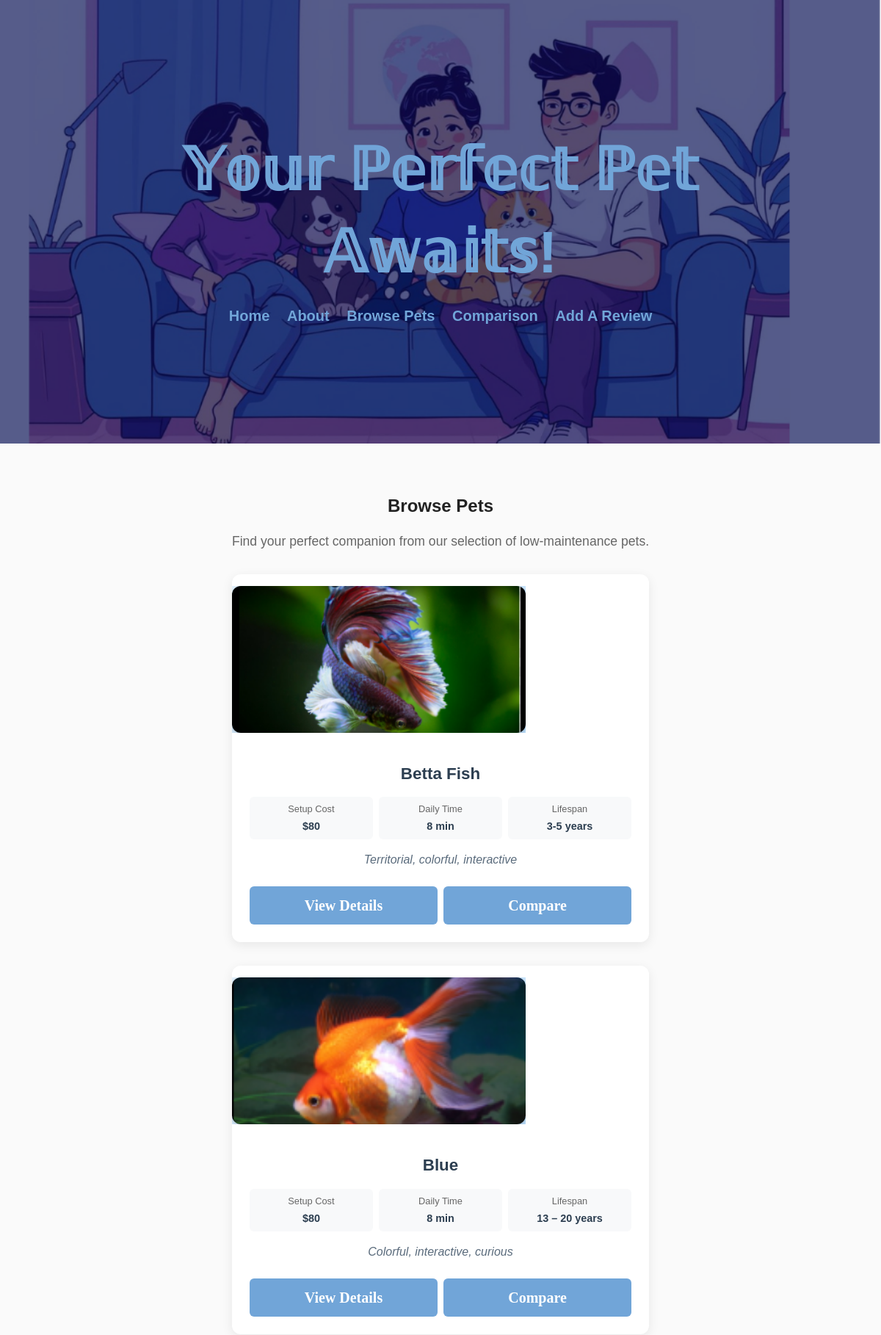
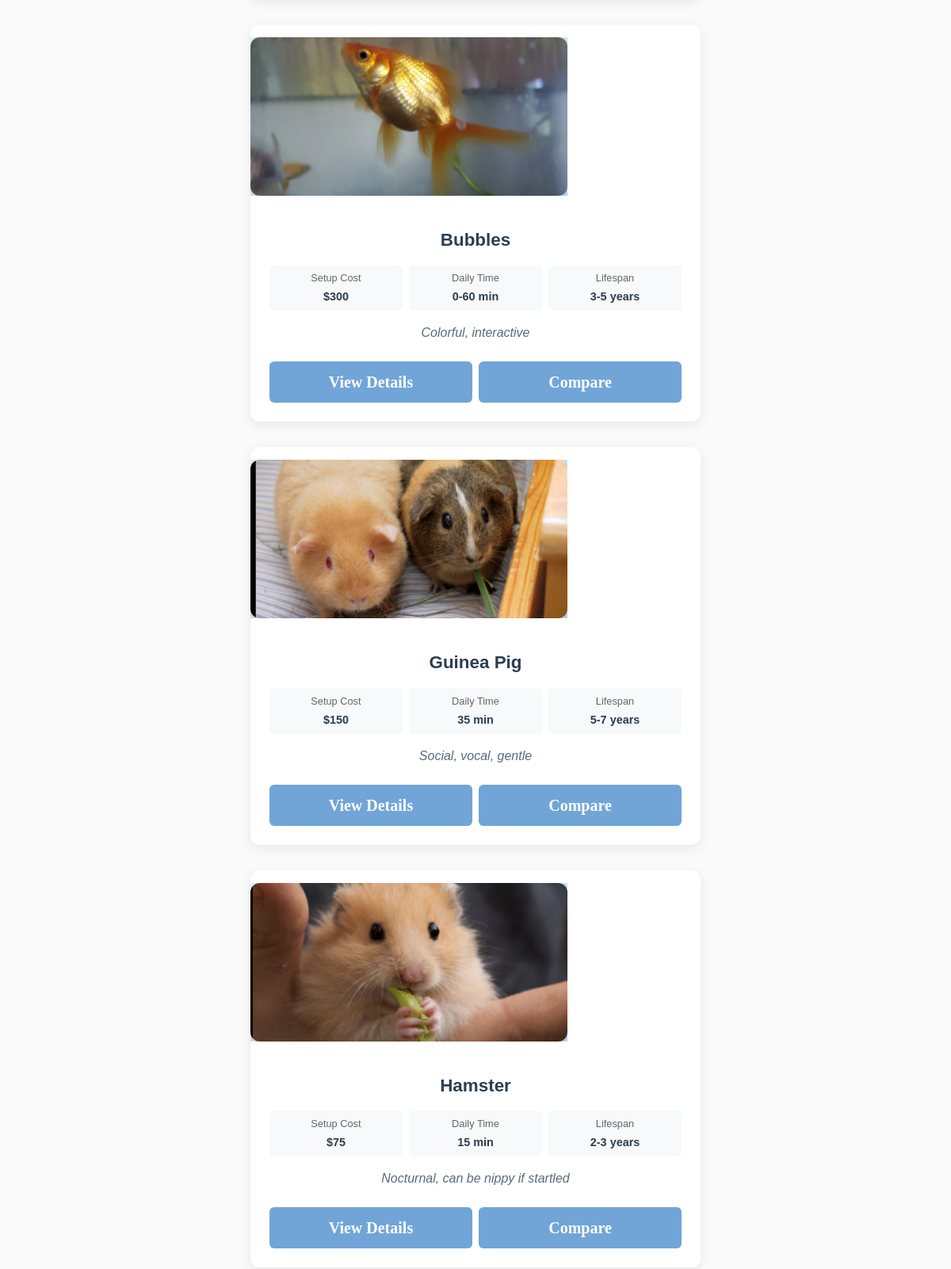
Screenshot of /browse (upper part) with the database file from the repository (2 pictures, top to bottom).
### tables this page shows
CREATE TABLE Pets (id INTEGER PRIMARY KEY AUTOINCREMENT, name TEXT NOT NULL, species_id INTEGER NOT NULL REFERENCES Species (id), lifespan TEXT (20), difficulty INTEGER, cost_setup INTEGER, daily_time_min INTEGER, space_required TEXT, temperament TEXT (20), notes TEXT (20));

### routes.py (the view, shortened to what this page needs)
@app.route('/browse')
def browse():
    search_query = request.args.get('search', '')
    difficulty_filter = request.args.get('difficulty', '')
    sort_by = request.args.get('sort', 'name')
    sql = '''SELECT id,
name,
species_id,
lifespan,
difficulty,
cost_setup,
daily_time_min,
space_required,
temperament,
notes
FROM Pets
WHERE 1=1'''
    params = []
    if difficulty_filter:
        sql += ''' AND difficulty = ?'''
        params.append(int(difficulty_filter))
    if sort_by == 'name':
        sql += ''' ORDER BY name ASC'''
    elif sort_by == 'difficulty':
        sql += ''' ORDER BY difficulty ASC, name ASC'''
    elif sort_by == 'cost_setup':
        sql += ''' ORDER BY cost_setup ASC, name ASC'''
    elif sort_by == 'daily_time_min':
        sql += ''' ORDER BY daily_time_min ASC, name ASC'''
    conn = get_db()
    try:
        pets = conn.execute(sql, params).fetchall()
        pets = [dict(pet) for pet in pets]  # Convert to dictionaries
    except Exception as e:
        print("Error fetching pets:", e)
        pets = []
    finally:
        conn.close()
    return render_template('browse.html',
                           pets=pets,
                           search_query=search_query,
                           difficulty_filter=difficulty_filter,
                           sort_by=sort_by)

### templates/browse.html (shortened to what this page needs)
{% extends 'layout.html' %}
{% block content %}
<div class="browse-container">
  <h2>Browse Pets</h2>
  <p class="browse-intro">Find your perfect companion from our selection of low-maintenance pets.</p>
    <div class="pets-grid">
        {% for pet in pets %}
        <div class="pet-card">
            <div class="pet-image">
                <img src="/static/images/{{ pet.name }}.png" alt="{{ pet.name }}">
            </div>
            <div class="pet-info">
                <h3>{{ pet.name }}</h3>
                <div class="pet-stats">
                    <div class="stat">
                        <span class="stat-label">Setup Cost</span>
                        <span class="stat-value">${{ pet.cost_setup }}</span>
                    </div>
                    <div class="stat">
                        <span class="stat-label">Daily Time</span>
                        <span class="stat-value">{{ pet.daily_time_min }} min</span>
                    </div>
                    <div class="stat">
                        <span class="stat-label">Lifespan</span>
                        <span class="stat-value">{{ pet.lifespan }}</span>
                    </div>
                </div>
                <p class="pet-temperament">{{ pet.temperament }}</p>
                <div class="pet-actions">
                    <a href="/pet/{{ pet.id|lower}}" class="btn-primary">View Details</a>
                    <a href="/compare?first={{ pet.id|lower}}" class="btn-secondary">Compare</a>
                </div>
            </div>
        </div>
        {% else %}
        <div class="no-results">
            <h3>No pets found</h3>
            <p>Try adjusting your search criteria or filters</p>
            <a href="/browse" class="btn-primary">View All Pets</a>
        </div>
        {% endfor %}
    </div>
</div>
{% endblock %}

### static/css/style.css (style rules this page uses)
:root { --muted: #666; --bg: #fafafa; }
.pets-grid { display: grid; grid-template-columns: repeat(auto-fit, minmax(280px, 1fr)); gap: 2rem; }
.pet-card { background: white; border-radius: 12px; overflow: hidden; box-shadow: 0 4px 15px rgba(0,0,0,0.08); transition: transform 0.3s ease; }
.pet-image { position: relative; height: 200px; overflow: hidden; }
.pet-image img { width: 100%; height: 100%; object-fit: cover; }
.pet-info { padding: 1.5rem; }
.pet-info h3 { margin: 0 0 0.5rem 0; color: #2c3e50; }
.pet-stats { color: #7f8c8d; margin: 0.5rem 0; font-size: 0.9rem; }
.pet-temperament { color: #5a6b7c; margin: 0.5rem 0; font-style: italic; }
* { box-sizing: border-box; }
body { font-family: Arial, Helvetica, sans-serif; margin: 0; background: var(--bg); color: #222; line-height: 1.4; }
.btn-primary, .btn-secondary { padding: 0.75rem 1.5rem; border-radius: 6px; text-decoration: none; font-weight: bold; display: inline-block; color: white; font-family: 'Merienda', cursive; font-size: 20px; background-color: #71a5d8; }
.btn-primary { color: white; border: 2px solid var(--accent); }
.btn-secondary { color: white; border: 2px solid var(--accent); }
.browse-container { max-width: 1200px; margin: 0 auto; padding: 2rem 1rem; }
.browse-intro { text-align: center; color: #666; margin-bottom: 2rem; font-size: 1.1rem; }
.pet-image { position: relative; height: 200px; background: linear-gradient(135deg, #e3f2fd 0%, #bbdefb 100%); display: flex; color: #1976d2; max-width: 400px; margin: 1em 0; }
.pet-image img { width: 100%; height: 100%; object-fit: cover; border-radius: 12px; box-shadow: 0 2px 6px rgba(0,0,0,0.2); }
.pet-info h3 { margin: 0 0 1rem 0; color: #2c3e50; font-size: 1.4rem; }
.pet-stats { display: grid; grid-template-columns: repeat(3, 1fr); gap: 0.5rem; margin-bottom: 1rem; }
.stat { text-align: center; padding: 0.5rem; background: #f8f9fa; border-radius: 6px; }
.stat-label { display: block; font-size: 0.8rem; color: #666; margin-bottom: 0.25rem; }
.stat-value { display: block; font-weight: bold; color: #2c3e50; }
.pet-temperament { color: #5a6b7c; margin: 1rem 0; font-style: italic; line-height: 1.5; }
.pet-actions { display: flex; gap: 0.5rem; margin-top: 1.5rem; }
.pet-actions a { flex: 1; text-align: center; padding: 0.75rem; border-radius: 6px; text-decoration: none; font-weight: bold; transition: all 0.3s ease; }

### rows the page displays
Pets: name (picture), name "Betta Fish", cost_setup "80", daily_time_min "8", lifespan "3-5 years", temperament "Territorial, colorful, interactive"
Pets: name (picture), name "Blue", cost_setup "80", daily_time_min "8", lifespan "13 – 20 years", temperament "Colorful, interactive, curious"
Pets: name (picture), name "Bubbles", cost_setup "300", daily_time_min "0-60", lifespan "3-5 years", temperament "Colorful, interactive"
Pets: name (picture), name "Guinea Pig", cost_setup "150", daily_time_min "35", lifespan "5-7 years", temperament "Social, vocal, gentle"
Pets: name (picture), name "Hamster", cost_setup "75", daily_time_min "15", lifespan "2-3 years", temperament "Nocturnal, can be nippy if startled"
